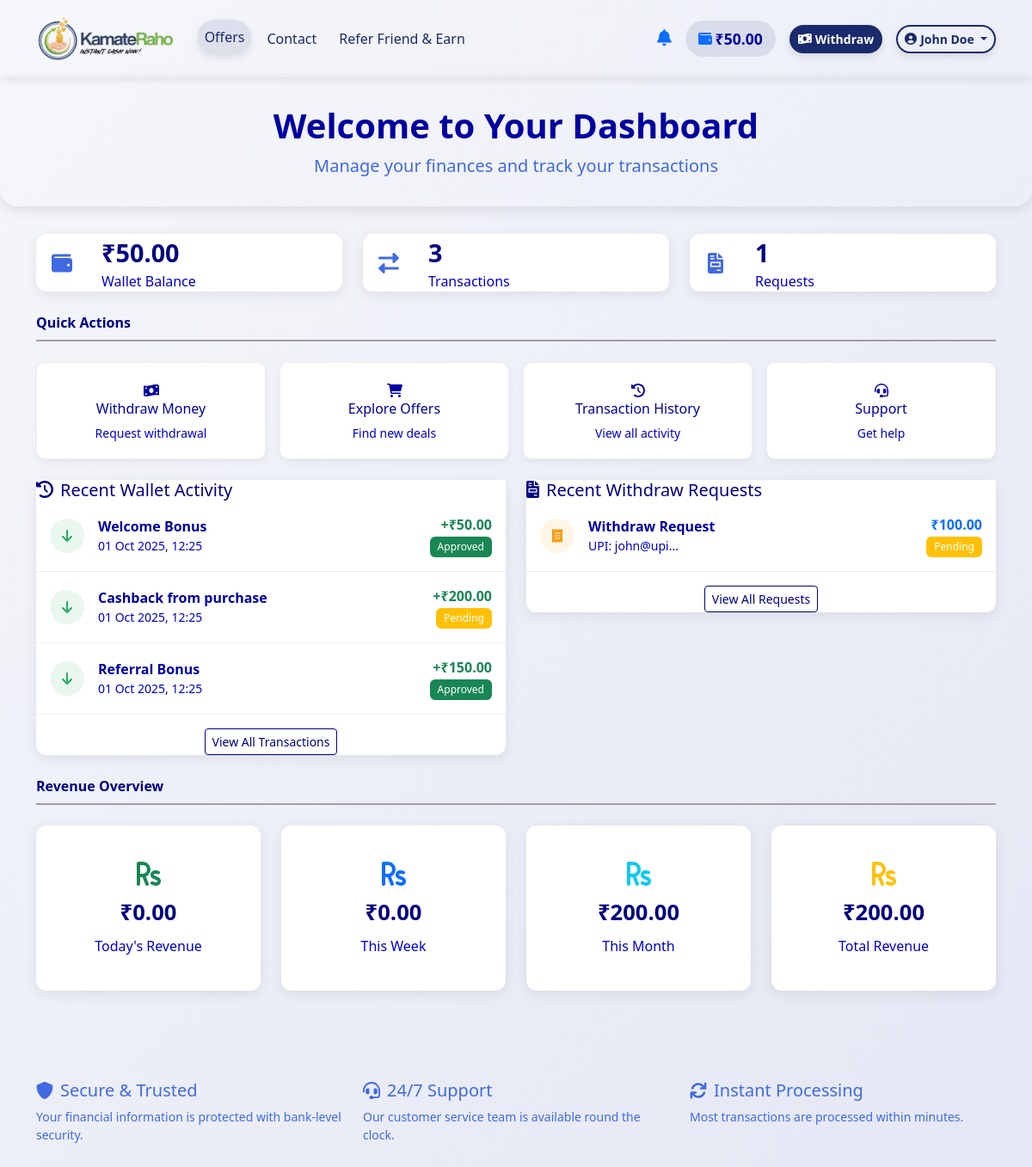
/dashboard.php (signed in), run on the app's committed database.
### tables this page shows
CREATE TABLE IF NOT EXISTS users (
    id INT(11) AUTO_INCREMENT PRIMARY KEY,
    name VARCHAR(255) NOT NULL,
    email VARCHAR(255) UNIQUE NOT NULL,
    phone VARCHAR(20),
    city VARCHAR(100),
    state VARCHAR(100),
    password VARCHAR(255) NOT NULL,
    wallet_balance DECIMAL(10, 2) DEFAULT 0.00,
    referral_code VARCHAR(50),
    created_at TIMESTAMP DEFAULT CURRENT_TIMESTAMP
);

CREATE TABLE IF NOT EXISTS wallet_history (
    id INT(11) AUTO_INCREMENT PRIMARY KEY,
    user_id INT(11) NOT NULL,
    amount DECIMAL(10, 2) NOT NULL,
    type ENUM('credit', 'debit') NOT NULL,
    status ENUM('pending', 'approved', 'rejected') DEFAULT 'pending',
    description VARCHAR(255),
    created_at TIMESTAMP DEFAULT CURRENT_TIMESTAMP,
    FOREIGN KEY (user_id) REFERENCES users(id) ON DELETE CASCADE
);

CREATE TABLE IF NOT EXISTS withdraw_requests (
    id INT(11) AUTO_INCREMENT PRIMARY KEY,
    user_id INT(11) NOT NULL,
    amount DECIMAL(10, 2) NOT NULL,
    upi_id VARCHAR(255) NOT NULL,
    screenshot VARCHAR(255),
    status ENUM('pending', 'approved', 'rejected') DEFAULT 'pending',
    offer_title VARCHAR(255),
    offer_description TEXT,
    created_at TIMESTAMP DEFAULT CURRENT_TIMESTAMP,
    FOREIGN KEY (user_id) REFERENCES users(id) ON DELETE CASCADE
);

### dashboard.php (the view, shortened to what the rows shown need)
<?php
require_once __DIR__ . '/admin/notifications.php';
$user_id = $_SESSION['user_id'];
try {
    $stmt = $pdo->prepare("SELECT * FROM wallet_history WHERE user_id = ? ORDER BY created_at DESC LIMIT 5");
    $stmt->execute([$user_id]);
    $wallet_history = $stmt->fetchAll(PDO::FETCH_ASSOC);
} catch(PDOException $e) {
    $error = "Error fetching wallet history: " . $e->getMessage();
    $wallet_history = [];
}
try {
    $stmt = $pdo->prepare("SELECT * FROM withdraw_requests WHERE user_id = ? ORDER BY created_at DESC LIMIT 5");
    $stmt->execute([$user_id]);
    $withdraw_requests = $stmt->fetchAll(PDO::FETCH_ASSOC);
} catch(PDOException $e) {
    $error = "Error fetching withdraw requests: " . $e->getMessage();
    $withdraw_requests = [];
}
?>
<!DOCTYPE html>
<html lang="en">
<head>
      <link href="https://cdn.jsdelivr.net/npm/bootstrap@5.3.0/dist/css/bootstrap.min.css" rel="stylesheet">
    <link href="https://cdnjs.cloudflare.com/ajax/libs/font-awesome/6.0.0/css/all.min.css" rel="stylesheet">
    <link href="css/style.css" rel="stylesheet">
</head>
<body>
     <?php include 'includes/navbar.php'; ?>
    <div class="welcome-banner">
        <div class="container">
            <div class="row">
                <div class="col-12 text-center">
                    <h1 class="display-6 fw-bold mb-2">Welcome to Your Dashboard</h1>
                </div>
            </div>
        </div>
    </div>
    <div class="container">
        <div class="row">
            <div class="col-md-4">
                <div class="stats-card">
                    <div class="card-body">
                        <div class="d-flex align-items-center">
                            <div>
                                <div class="stats-number">₹<?php echo number_format($user['wallet_balance'], 2); ?></div>
                                <div class="stats-label">Wallet Balance</div>
                            </div>
                        </div>
                    </div>
                </div>
            </div>
        </div>
        <div class="row">
            <div class="col-md-6">
                <div class="activity-card">
                    <div class="card-body">
                        <?php if (empty($wallet_history)): ?>
                            <div class="text-center py-4">
                                <i class="fas fa-wallet fa-2x text-muted mb-2"></i>
                                <p class="text-muted mb-0">No wallet activity yet</p>
                            </div>
                        <?php else: ?>
                            <?php foreach ($wallet_history as $history): ?>
                                <div class="activity-item d-flex align-items-center">
                                    <div class="activity-icon <?php echo $history['type'] === 'credit' ? 'bg-credit' : 'bg-debit'; ?>">
                                        <i class="fas fa-<?php echo $history['type'] === 'credit' ? 'arrow-down' : 'arrow-up'; ?>"></i>
                                    </div>
                                    <div class="flex-grow-1">
                                        <div class="fw-bold"><?php echo htmlspecialchars($history['description']); ?></div>
                                        <div class="small text-muted"><?php echo date('d M Y, H:i', strtotime($history['created_at'])); ?></div>
                                    </div>
                                    <div class="text-end">
                                        <div class="fw-bold <?php echo $history['type'] === 'credit' ? 'text-success' : 'text-danger'; ?>">
                                            <?php echo $history['type'] === 'credit' ? '+' : '-'; ?>₹<?php echo number_format($history['amount'], 2); ?>
                                        </div>
                                        <span class="badge badge-custom bg-<?php
                                            echo $history['status'] === 'approved' ? 'success' :
                                               ($history['status'] === 'rejected' ? 'danger' : 'warning'); ?>">
                                            <?php echo ucfirst($history['status']); ?>
                                        </span>
                                    </div>
                                </div>
                            <?php endforeach; ?>
                        <?php endif; ?>
                    </div>
                </div>
            </div>
            <div class="col-md-6">
                <div class="activity-card">
                    <div class="card-body">
                        <?php if (empty($withdraw_requests)): ?>
                            <div class="text-center py-4">
                                <i class="fas fa-file-invoice fa-2x text-muted mb-2"></i>
                                <p class="text-muted mb-0">No withdraw requests yet</p>
                            </div>
                        <?php else: ?>
                            <?php foreach ($withdraw_requests as $request): ?>
                                <div class="activity-item d-flex align-items-center">
                                    <div class="activity-icon <?php echo $request['status'] === 'approved' ? 'bg-approved' : ($request['status'] === 'rejected' ? 'bg-rejected' : 'bg-pending'); ?>">
                                        <i class="fas fa-receipt"></i>
                                    </div>
                                    <div class="flex-grow-1">
                                        <div class="fw-bold">Withdraw Request</div>
                                        <div class="small text-muted">UPI: <?php echo htmlspecialchars(substr($request['upi_id'], 0, 15)); ?>...</div>
                                    </div>
                                    <div class="text-end">
                                        <div class="fw-bold text-primary">₹<?php echo number_format($request['amount'], 2); ?></div>
                                        <span class="badge badge-custom bg-<?php
                                            echo $request['status'] === 'approved' ? 'success' :
                                               ($request['status'] === 'rejected' ? 'danger' : 'warning'); ?>">
                                            <?php echo ucfirst($request['status']); ?>
                                        </span>
                                    </div>
                                </div>
                            <?php endforeach; ?>
                        <?php endif; ?>
                    </div>
                </div>
            </div>
        </div>
    </div>
</body>
</html>

### includes/navbar.php (shortened to what the rows shown need)
<?php
require_once __DIR__ . '/../admin/notifications.php';
$wallet_balance = 0.00;
if (isset($_SESSION['user_id']) && $pdo) {
    try {
        $stmt = $pdo->prepare("SELECT wallet_balance, name FROM users WHERE id = ?");
        $stmt->execute([$_SESSION['user_id']]);
        $user = $stmt->fetch(PDO::FETCH_ASSOC);
        if ($user) {
            $wallet_balance = $user['wallet_balance'];
            $user_name = $user['name'];
        }
    } catch (PDOException $e) {
        $wallet_balance = 0.00;
        $notifications_count = 0;
    }
}
?>
<nav class="navbar navbar-expand-lg navbar-custom sticky-top">
    <div class="container">
        <div class="collapse navbar-collapse" id="navbarNav">
            <div class="d-flex align-items-center">
                <?php if (isset($_SESSION['user_id'])): ?>
                    <a href="user_notifications.php" class="me-3 position-relative text-decoration-none">
                        <i class="fas fa-bell text-primary" style="font-size: 1.2rem;"></i>
                    </a>
                    <a href="dashboard.php" class="me-3 d-flex align-items-center wallet-display text-decoration-none">
                        <i class="fas fa-wallet text-primary me-1"></i>
                        <span class="fw-bold balance-amount">₹<?php echo number_format($wallet_balance, 2); ?></span>
                    </a>
                    <a href="withdraw.php" class="btn btn-withdraw btn-sm me-3">
                        <i class="fas fa-money-bill-wave me-1"></i>Withdraw
                    </a>
                    <div class="dropdown">
                        <a class="btn btn-user-profile btn-sm dropdown-toggle" href="#" role="button" data-bs-toggle="dropdown">
                            <i class="fas fa-user-circle me-1"></i><?php echo htmlspecialchars($user_name ?? 'User'); ?>
                        </a>
                    </div>
                <?php else: ?>
                    <a href="login.php" class="btn btn-login btn-sm me-2">Login</a>
                    <a href="register.php" class="btn btn-register btn-sm">Register</a>
                <?php endif; ?>
            </div>
        </div>
    </div>
</nav>

### data on the page
users: wallet_balance "50.00", name "John Doe"
wallet_history: description "Welcome Bonus", created_at "01 Oct 2025, 12:25", amount "50.00", status "Approved"
wallet_history: description "Cashback from purchase", created_at "01 Oct 2025, 12:25", amount "200.00", status "Pending"
wallet_history: description "Referral Bonus", created_at "01 Oct 2025, 12:25", amount "150.00", status "Approved"
withdraw_requests: upi "john@upi", amount "100.00", status "Pending"

### other printed values
count($wallet_history) "3"
count($withdraw_requests) "1"
$today_revenue "0.00"
$week_revenue "0.00"
$month_revenue "200.00"
$total_revenue "200.00"
